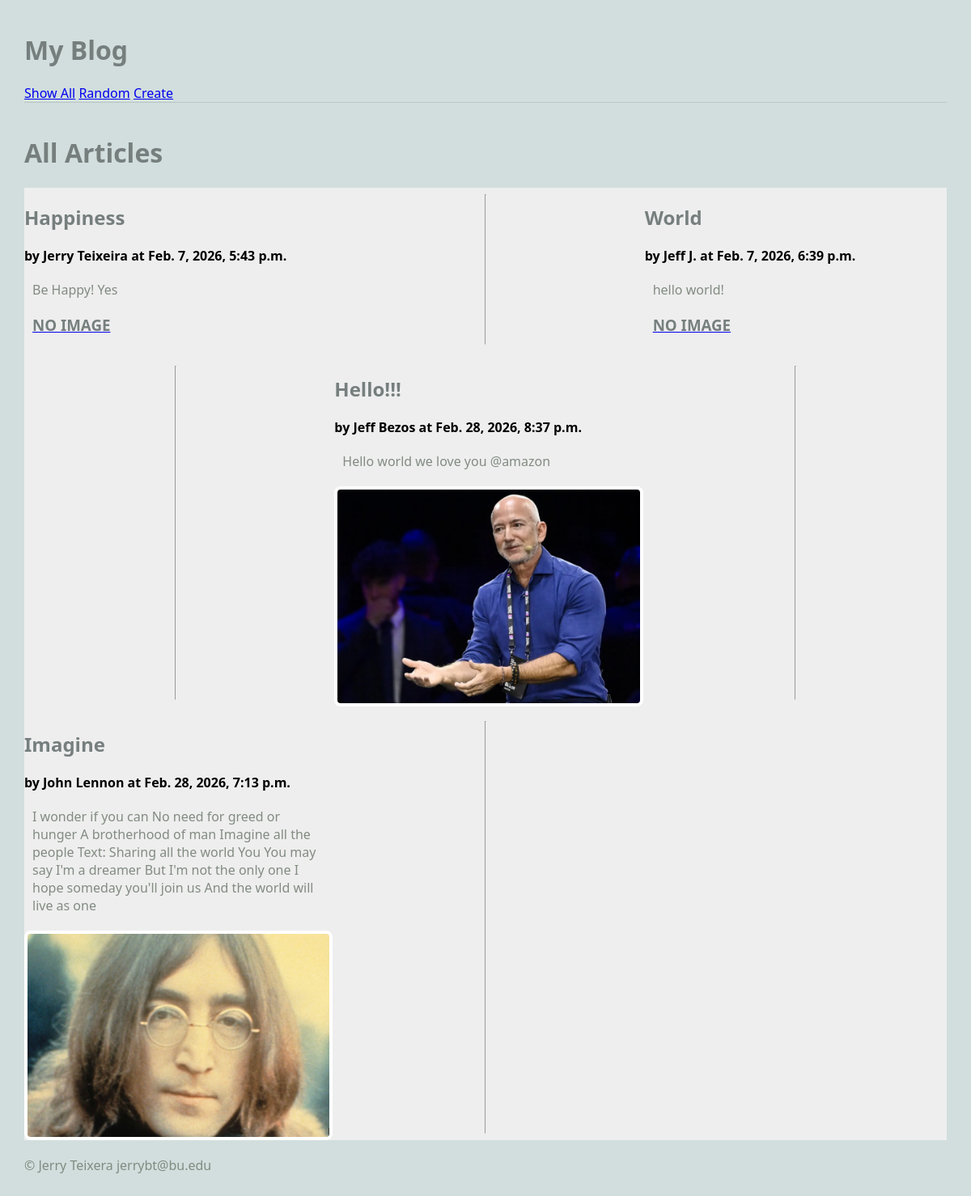
Page /blog/show_all/ on the committed database.
### blog/models.py (models this page shows, shortened)
class Article(models.Model):
    title = models.TextField(blank = True)
    author = models.TextField(blank = True)
    text = models.TextField(blank = True)
    published = models.DateTimeField(auto_now = True)
    image_file = models.ImageField(blank = True)
    def __str__(self):
        return f"{self.title} by {self.author}"

### blog/views.py (the view)
# urls.py: path('show_all/', ShowAllView.as_view(), name="show_all"),
class ShowAllView(ListView):
    model = Article
    template_name = "blog/show_all.html"
    context_object_name = "articles"

### blog/templates/blog/show_all.html
{% extends "blog/base.html" %}
{% block content %}
    <h1>
        All Articles
    </h1>
    <main class="grid-container">
        {% for article in articles %}
        <article>
            <div>
                <h2>{{article.title}}</h2>
                <strong>by {{article.author}} at {{article.published}}</strong>
                <p>
                    {{article.text}}
                </p>
            </div>
            <a href="{% url 'article' article.pk %}">
                {% if article.image_file %}
                <img src="{{article.image_file.url}}" alt="{{article.image_file.url}}">
                {% else %}
                <h3> NO IMAGE </h3>
                {% endif %}
            </a>
        </article>
        <hr>
        {% endfor %}
    </main>
{% endblock %}

### static/styles-blog.css (style rules this page uses)
body { margin: 30px; background: #d1dedd; font-family:'Segoe UI', Tahoma, Geneva, Verdana, sans-serif; }
h1, h2, h3 { color: #767f7e; }
p { color: #828b82; }
.grid-container { background: #eee; max-width: 900px; display: grid; grid-template-columns: repeat(3, 1fr); grid-gap: 10px; max-width: 1200px; margin: 20px auto; }
article img, article.featured img { width: 100%; border: 4px solid #fff; border-radius: 8px; }
article p, article h3 { margin: 20px 10px; }

### rows in the picture
Article: title "Happiness", author "Jerry Teixeira", published "Feb. 7, 2026, 5:43 p.m.", text "Be Happy! Yes", image_file "NO IMAGE"
Article: title "World", author "Jeff J.", published "Feb. 7, 2026, 6:39 p.m.", text "hello world!", image_file "NO IMAGE"
Article: title "Hello!!!", author "Jeff Bezos", published "Feb. 28, 2026, 8:37 p.m.", text "Hello world we love you @amazon", image_file (picture)
Article: title "Imagine", author "John Lennon", published "Feb. 28, 2026, 7:13 p.m.", text "I wonder if you can No need for greed or hunger A brotherhood of man Imagine all the people Text: Sharing all the world You You may say I'm a dreamer But I'm not the only one I hope someday you'll join us And the world will live as one", image_file (picture)
